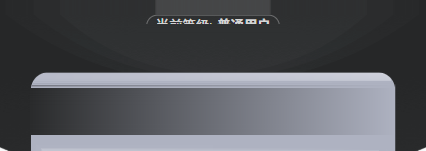
#> input picture dgd-xiaochengxu/images/activation-header-bg-test.png, 426 x 151 px, given in place of Screenshot_20260813020521.png, which was not available
$ python extract_activation_header.py
#> lines starting #> are read from the running program, lines starting #| are printed output that depends on the picture; pictures that were not available may be replaced by others from this repository, and a replacement may not be noted
from PIL import Image, ImageDraw
import os
import shutil

src = r"C:\Users\Administrator\Desktop\Screenshot_20260813020521.png"
out_dir = r"C:\Users\Administrator\AppData\Roaming\TRAE SOLO CN\ModularData\ai-agent\work-mode-projects\6a7c175a110339bb9077c1e5\dgd-xiaochengxu\images"
os.makedirs(out_dir, exist_ok=True)

img = Image.open(src).convert('RGBA')
#> img is the input picture: PIL image 426x151 RGBA; mean R, G, B, A 85.7, 87.7, 93, 255
w, h = img.size  # (426, 313)
#> w = 426; h = 151

# 精确坐标（基于像素分析）
# 头像白色圆：x=182-244, y=22-85
# 等级标签文字：x=146-279, y=98-115
# 弧形两侧深色底部：y=237
# VIP卡片：x=31-394, y=151-312
# 卡片内"普通用户"：x=165-260, y=198-222
# 卡片内右侧徽章：x=340-362, y=210-225
# 卡片内"卡密激活"按钮：x=169-256, y=255-289

HEADER_BOTTOM = 237      # header 底部（弧形两侧深色结束）
CARD_LEFT, CARD_TOP, CARD_RIGHT, CARD_BOTTOM = 31, 151, 394, 312


def fill_masked_region(image, mask):
    """用垂直方向最近非 mask 像素的颜色填充 mask 区域（保留水平渐变）。"""
    arr = image.load()
    mask_arr = mask.load()
    for x in range(image.width):
        bg_pixels = [(y, arr[x, y]) for y in range(image.height) if mask_arr[x, y] == 0]
        if len(bg_pixels) < 2:
            continue
        for y in range(image.height):
            if mask_arr[x, y] == 255:
                up = max((py for py, _ in bg_pixels if py < y), default=None)
                down = min((py for py, _ in bg_pixels if py > y), default=None)
                if up is not None and down is not None:
                    du = y - up
                    dd = down - y
                    total = du + dd
                    arr[x, y] = tuple(int((c1 * dd + c2 * du) / total)
                                      for c1, c2 in zip(arr[x, up], arr[x, down]))
                elif up is not None:
                    arr[x, y] = arr[x, up]
                elif down is not None:
                    arr[x, y] = arr[x, down]


# ===== 1. 切 VIP 卡片 =====
vip_card = img.crop((CARD_LEFT, CARD_TOP, CARD_RIGHT, CARD_BOTTOM))
#> vip_card: PIL image 363x161 RGBA; every value is 0

# 清除卡片内的文字、徽章、按钮
vip_mask = Image.new('L', vip_card.size, 0)
#> vip_mask: PIL image 363x161 L; every value is 0
vip_mask_draw = ImageDraw.Draw(vip_mask)
# "普通用户"文字
vip_mask_draw.rectangle([165 - CARD_LEFT, 198 - CARD_TOP, 260 - CARD_LEFT, 222 - CARD_TOP], fill=255)
# 右侧徽章（VIP标志）
vip_mask_draw.rectangle([340 - CARD_LEFT, 210 - CARD_TOP, 362 - CARD_LEFT, 225 - CARD_TOP], fill=255)
# "卡密激活"按钮（白色胶囊按钮 + 文字，含底部圆角，扩大到 y=302）
vip_mask_draw.rectangle([165 - CARD_LEFT, 252 - CARD_TOP, 260 - CARD_LEFT, 302 - CARD_TOP], fill=255)

fill_masked_region(vip_card, vip_mask)
vip_card.save(os.path.join(out_dir, 'vip-card-bg.png'))


# ===== 1.5 切头像（白底黑笑脸，从参考图切出并放大）=====
avatar_cx, avatar_cy, avatar_r = 213, 53, 31
avatar = img.crop((avatar_cx - avatar_r, avatar_cy - avatar_r,
                   avatar_cx + avatar_r, avatar_cy + avatar_r))
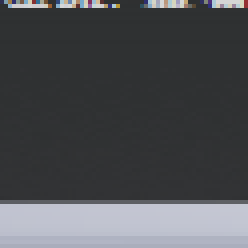
#> avatar: PIL image 62x62 RGBA (shown 4 times larger); mean R, G, B, A 76.3, 78.1, 81.6, 255
avatar = avatar.resize((240, 240), Image.Resampling.LANCZOS)
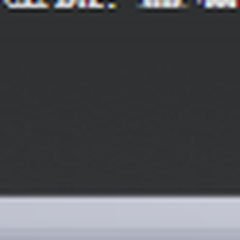
#> avatar: PIL image 240x240 RGBA; mean R, G, B, A 76.2, 78.1, 81.5, 255
avatar.save(os.path.join(out_dir, 'avatar-default.png'))


# ===== 2. 切 header 背景（顶部深色 + 完整弧形）=====
header = img.crop((0, 0, w, HEADER_BOTTOM))
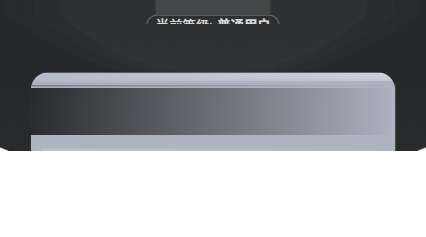
#> header: PIL image 426x237 RGBA; mean R, G, B, A 54.6, 55.9, 59.2, 162.5; transparent parts drawn white

# 清除头像圆、等级标签、卡片区域（卡片区域会被 vip-card 图覆盖）
header_mask = Image.new('L', header.size, 0)
#> header_mask: PIL image 426x237 L; every value is 0
header_mask_draw = ImageDraw.Draw(header_mask)
# 头像白色圆（稍微扩大）
header_mask_draw.ellipse([178, 18, 248, 88], fill=255)
# 等级标签
header_mask_draw.rectangle([140, 92, 286, 120], fill=255)
# 卡片区域（中间部分，会被 vip-card 图覆盖）
header_mask_draw.rectangle([CARD_LEFT, CARD_TOP, CARD_RIGHT - 1, HEADER_BOTTOM - 1], fill=255)

fill_masked_region(header, header_mask)
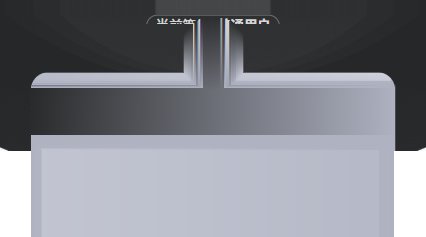
#> header: PIL image 426x237 RGBA; mean R, G, B, A 113.5, 115.9, 123.4, 241.3; transparent parts drawn white
header.save(os.path.join(out_dir, 'activation-header-bg.png'))


# ===== 3. 复制到 v2 文件名 =====
shutil.copy(os.path.join(out_dir, 'activation-header-bg.png'), os.path.join(out_dir, 'activation-header-bg-v2.png'))
shutil.copy(os.path.join(out_dir, 'vip-card-bg.png'), os.path.join(out_dir, 'vip-card-bg-v2.png'))

print('extracted:')
print(f'  activation-header-bg.png / v2: {header.size}')
#|   activation-header-bg.png / v2: (426, 237)
print(f'  vip-card-bg.png / v2: {vip_card.size}')
#|   vip-card-bg.png / v2: (363, 161)

scale = 750 / w
#> scale = 1.76
print(f'\nscale (750rpx / {w}px) = {scale:.4f}')
#| scale (750rpx / 426px) = 1.7606
print(f'header height rpx: {header.height * scale:.1f}')
#| header height rpx: 417.3
print(f'vip card width rpx: {vip_card.width * scale:.1f}')
#| vip card width rpx: 639.1
print(f'vip card height rpx: {vip_card.height * scale:.1f}')
#| vip card height rpx: 283.5
print(f'vip card margin-top rpx: {-(HEADER_BOTTOM - CARD_TOP) * scale:.1f}')
#| vip card margin-top rpx: -151.4
print(f'vip card margin-left/right rpx: {CARD_LEFT * scale:.1f}')
#| vip card margin-left/right rpx: 54.6

$ run again, on dgd-xiaochengxu/images/activation-header-bg2.png
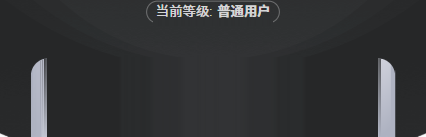
#> input picture dgd-xiaochengxu/images/activation-header-bg2.png, 426 x 137 px, given in place of Screenshot_20260813020521.png, which was not available
#> img is the input picture: PIL image 426x137 RGBA; mean R, G, B, A 50.5, 51.9, 53.5, 255
#> vip_card: PIL image 363x161 RGBA; every value is 0
#> vip_mask: PIL image 363x161 L; every value is 0
#> `header = img.crop((0, 0, w, HEADER_BOTTOM))`:
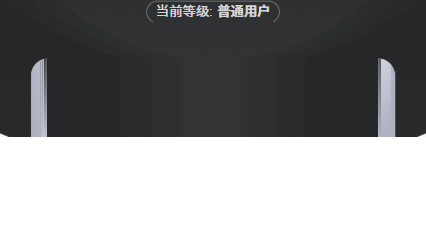
#> header: PIL image 426x237 RGBA; mean R, G, B, A 29.2, 30, 30.9, 147.4; transparent parts drawn white
#> header_mask: PIL image 426x237 L; every value is 0
#|   activation-header-bg.png / v2: (426, 237)
#|   vip-card-bg.png / v2: (363, 161)
#| scale (750rpx / 426px) = 1.7606
#| header height rpx: 417.3
#| vip card width rpx: 639.1
#| vip card height rpx: 283.5
#| vip card margin-top rpx: -151.4
#| vip card margin-left/right rpx: 54.6
